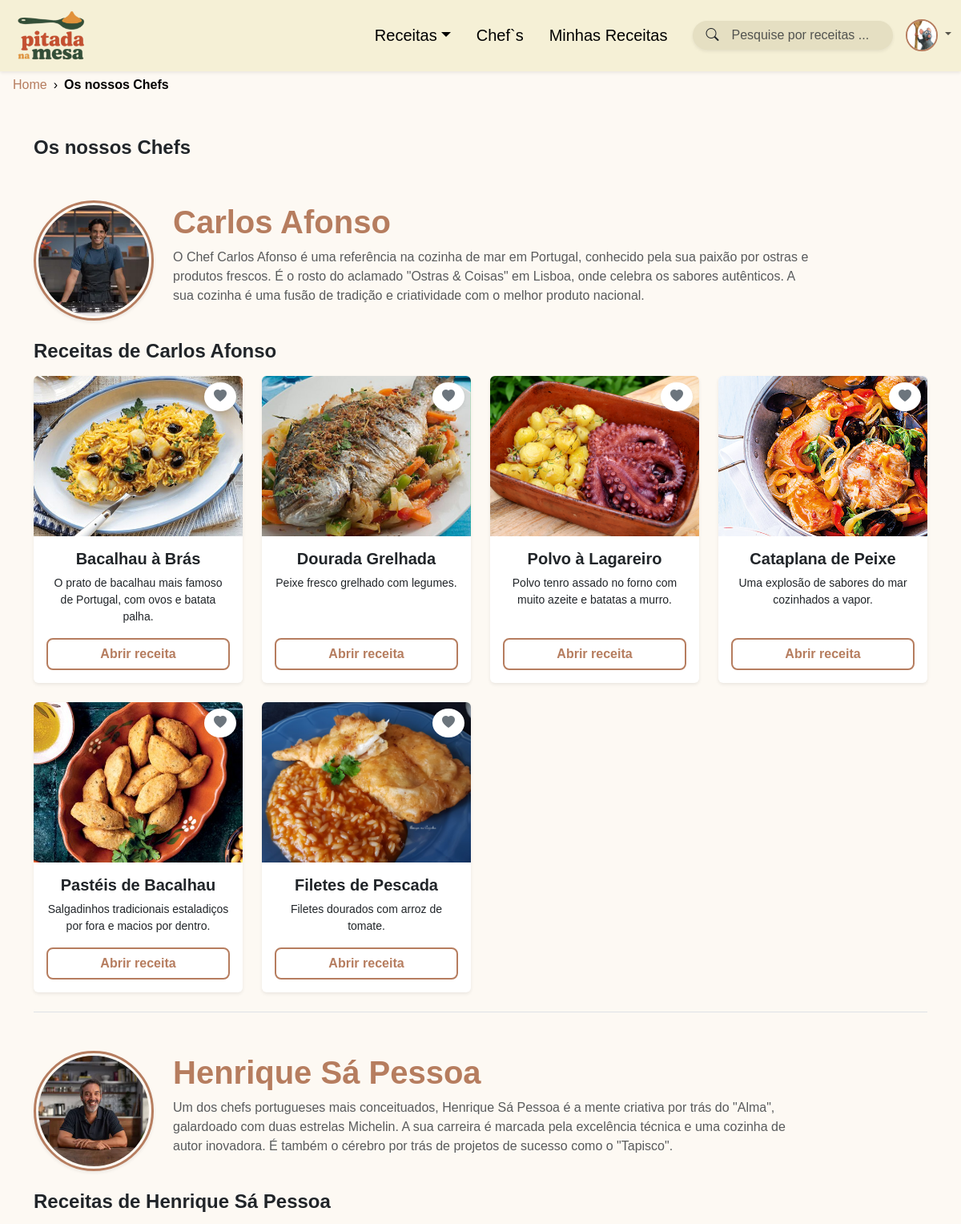
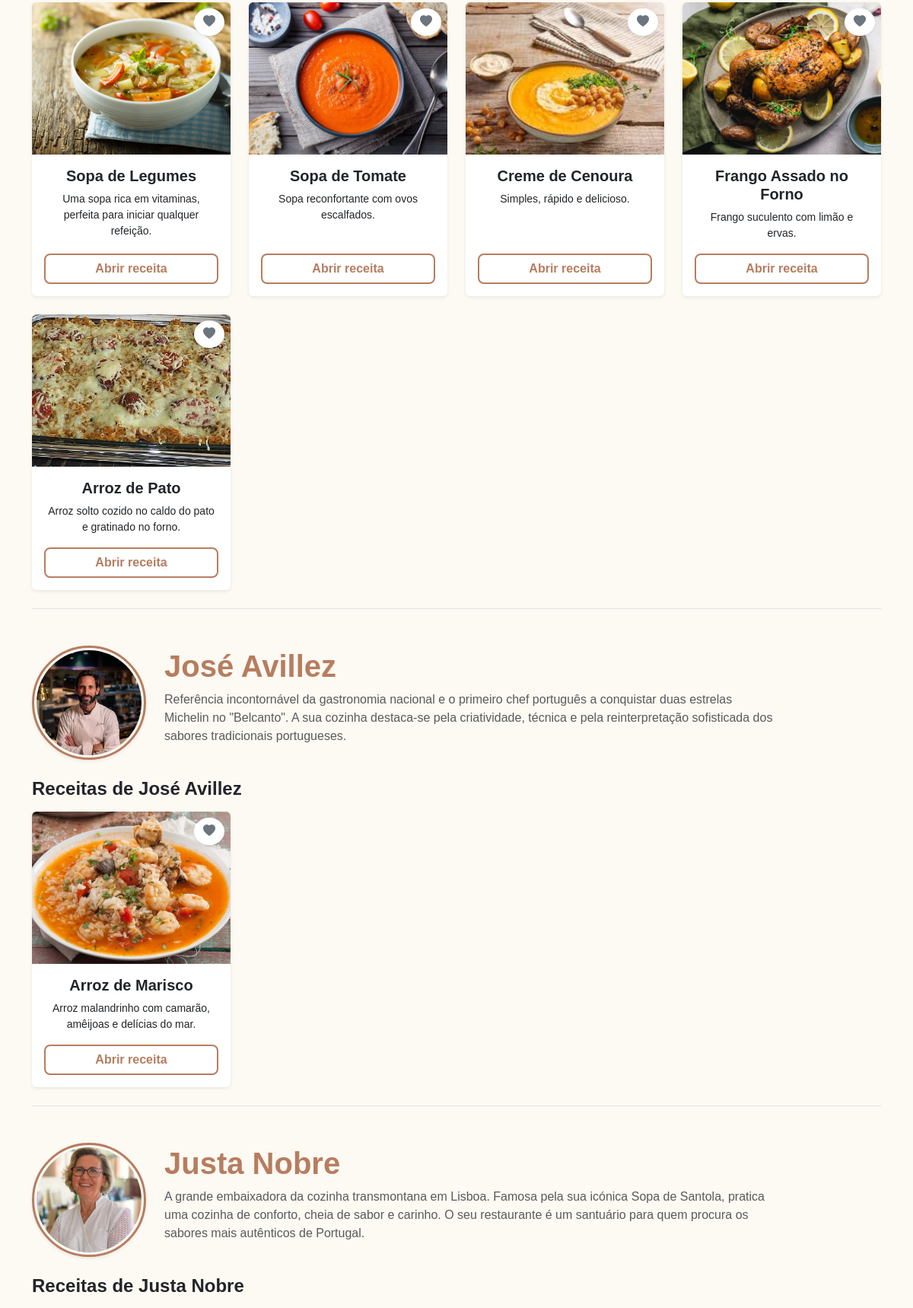
The page /chefs.php (signed in, upper part) on the database its author committed (2 pictures, top to bottom).
### tables this page shows
CREATE TABLE IF NOT EXISTS `dados_perfil` (
  `id` int NOT NULL AUTO_INCREMENT,
  `id_utilizador` int NOT NULL,
  `idade` int DEFAULT NULL,
  `prato_favorito` varchar(255) DEFAULT NULL,
  `avatar` varchar(50) DEFAULT 'avpadrao.jpg',
  PRIMARY KEY (`id`)
);

CREATE TABLE IF NOT EXISTS `chefs` (
  `id` int NOT NULL AUTO_INCREMENT,
  `nome` varchar(100) NOT NULL,
  `descricao` text,
  `imagem` varchar(100) NOT NULL,
  PRIMARY KEY (`id`)
);

CREATE TABLE IF NOT EXISTS `receitas` (
  `id` int NOT NULL AUTO_INCREMENT,
  `titulo` varchar(100) NOT NULL,
  `categoria` varchar(50) DEFAULT NULL,
  `imagem` varchar(255) DEFAULT NULL,
  `tempo_preparo` int DEFAULT NULL,
  `descricao` text,
  `id_chef` int DEFAULT NULL,
  `id_utilizador` int DEFAULT NULL,
  `estado` tinyint(1) DEFAULT '1',
  PRIMARY KEY (`id`)
);

### chefs.php (the view, shortened to what this page needs)
<?php
require('includes/connection.php');
$stmtChefs = $dbh->query("SELECT * FROM chefs ORDER BY nome ASC");
$lista_chefs = $stmtChefs->fetchAll(PDO::FETCH_ASSOC);
$id_utilizador_logado = 0;
if (isset($_SESSION['logado']) && $_SESSION['logado'] === true) {
    $id_utilizador_logado = isset($_SESSION['iduser']) ? $_SESSION['iduser'] : $_SESSION['id'];
}
?>
<!DOCTYPE html>
<html lang="pt">
<head>
  <link href="css/bootstrap.min.css" rel="stylesheet">
  <link href="css/bootstrap-icons.min.css" rel="stylesheet">
  <link href="css/style.css" rel="stylesheet">
</head>
<body>
    <?php require('includes/nav.php'); ?>
    <div class="ms-3 mt-4">
        <ol class="breadcrumb">
            <li class="breadcrumb-item"><a href="index.php">Home</a></li>
            <li class="breadcrumb-item active" aria-current="page">Os nossos Chefs</li>
        </ol>
    </div>
    <div class="container">
        <div class="fw-bold mb-5 mt-5 fs-4 text-start">Os nossos Chefs</div>
        <?php if (count($lista_chefs) > 0): ?>
            <?php foreach($lista_chefs as $chef): ?>
                <div id="chef-<?php echo $chef['id']; ?>" class="mb-5 pb-4 border-bottom">
                    <div class="d-flex flex-column flex-md-row align-items-center mb-4">
                        <div class="mb-3 mb-md-0">
                            <?php
                                $imgChef = !empty($chef['imagem']) && file_exists($chef['imagem']) ? $chef['imagem'] : 'imgs/avatar/avpadrao.jpg';
                            ?>
                            <img src="<?php echo $imgChef; ?>" alt="<?php echo $chef['nome']; ?>"
                                 class="rounded-circle shadow-sm"
                                 style="width: 150px; height: 150px; object-fit: cover; border: 3px solid rgb(182, 125, 95); padding: 3px;">
                        </div>
                        <div class="ms-md-4 text-center text-md-start">
                            <h2 class="fw-bold display-6" style="color: rgb(182, 125, 95);"><?php echo $chef['nome']; ?></h2>
                            <p class="text-muted mt-2" style="max-width: 800px;"><?php echo nl2br($chef['descricao']); ?></p>
                        </div>
                    </div>
                    <?php
                        $sqlRec = "SELECT * FROM receitas WHERE id_chef = ? AND estado =1 LIMIT 12";
                        $stmtRec = $dbh->prepare($sqlRec);
                        $stmtRec->execute([$chef['id']]);
                        $receitasChef = $stmtRec->fetchAll(PDO::FETCH_ASSOC);
                    ?>
                    <?php if (count($receitasChef) > 0): ?>
                        <h4 class="fw-semibold mb-3 text-center text-md-start">Receitas de <?php echo $chef['nome']; ?></h4>
                        <div class="row row-cols-1 row-cols-sm-2 row-cols-lg-4 g-4">
                            <?php foreach($receitasChef as $row):
                                $id = $row['id'];
                                $nome = $row['titulo'];
                                $imagem = $row['imagem'];
                                $descricao = !empty($row['descricao']) ? $row['descricao'] : "Uma receita deliciosa.";
                                $referencia = "receita.php?id=" . $id;
                                $e_favorito = false;
                                if ($id_utilizador_logado > 0) {
                                    $checkFav = $dbh->prepare("SELECT id FROM favoritos WHERE id_utilizador = ? AND id_receita = ? AND ativado = 1");
                                    $checkFav->execute([$id_utilizador_logado, $id]);
                                    if ($checkFav->rowCount() > 0) $e_favorito = true;
                                }
                                $classe_coracao = $e_favorito ? "text-danger" : "text-secondary";
                            ?>
                                <div class="col">
                                    <div class="card h-100 position-relative shadow-sm border-0">
                                        <div style="height: 200px; overflow: hidden;" class="rounded-top">
                                            <img src="<?php echo $imagem; ?>" class="w-100 h-100 object-fit-cover" alt="<?php echo $nome; ?>">
                                        </div>
                                        <button class="btn btn-light position-absolute top-0 end-0 m-2 rounded-circle shadow-sm favorite-btn"
                                                onclick="toggleFavorito(this, <?= $id ?>, '<?= addslashes($nome) ?>', '<?= $imagem ?>', '<?= $referencia ?>')"
                                                aria-label="Adicionar aos favoritos">
                                            <i class="bi bi-heart-fill <?php echo $classe_coracao; ?>"></i>
                                        </button>
                                        <div class="card-body text-center d-flex flex-column">
                                            <h5 class="card-title fw-bold"><?php echo $nome; ?></h5>
                                            <p class="card-text text-truncate-2 small"><?php echo $descricao; ?></p>
                                            <a href="<?php echo $referencia; ?>" class="btn btn-style2 mt-auto">Abrir receita</a>
                                        </div>
                                    </div>
                                </div>
                            <?php endforeach; ?>
                        </div>
                    <?php else: ?>
                        <p class="text-muted fst-italic ms-1 text-center text-md-start">Este chef ainda não publicou receitas.</p>
                    <?php endif; ?>
                </div>
            <?php endforeach; ?>
        <?php endif; ?>
    </div>
</body>
</html>

### includes/nav.php (shortened to what this page needs)
    <?php
    $logado = isset($_SESSION['logado']) && $_SESSION['logado'] === true;
    $avatar_nav = "default";
    if (isset($_SESSION['logado']) && $_SESSION['logado'] === true && isset($dbh)) {
    $id_nav = isset($_SESSION['iduser']) ? $_SESSION['iduser'] : (isset($_SESSION['id']) ? $_SESSION['id'] : 0);
    $stmtNav = $dbh->prepare("SELECT avatar FROM dados_perfil WHERE id_utilizador = ?");
    $stmtNav->execute([$id_nav]);
    $resultadoNav = $stmtNav->fetch(PDO::FETCH_ASSOC);
    if ($resultadoNav && !empty($resultadoNav['avatar'])) {
        $avatar_nav = $resultadoNav['avatar'];
    }
}
    ?>
    <nav class="navbar navbar-expand-lg fixed-top shadow-sm " style="background-color: rgb(245, 240, 214);">
        <div class="container-fluid">
            <a class="navbar-brand" href="index.php">
                <img src="imgs/pitada.logo.png" alt="Logótipo" width="100" height="auto">
            </a>
            <div class="collapse navbar-collapse" id="navbarSupportedContent" style="list-style: none">
                <ul class="navbar-nav ms-lg-auto mb-2 mb-lg-0 me-4 text-center">
                    <li class="nav-item dropdown">
                        <a class="nav-link active dropdown-toggle fs-5" href="#" role="button" data-bs-toggle="dropdown"
                            aria-expanded="false">Receitas</a>
                    </li>
                    <li class="nav-item"><a class="nav-link active fs-5 ms-lg-3" href="chefs.php">Chef`s</a></li>
                    <li class="nav-item"><a class="nav-link active fs-5 ms-lg-3" href="minhasreceitas.php">Minhas Receitas</a></li>
                </ul>
                <form class="d-flex align-items-center me-lg-3 my-2 my-lg-0 mx-auto mx-lg-0 position-relative"
                    role="search"
                    style="max-width: 250px;"
                    action="pesquisa.php"
                    method="GET"
                    autocomplete="off"> <i class="bi bi-search position-absolute ms-3 text-dark" style="z-index: 10;"></i>
                    <input
                        id="inputPesquisa"
                        class="form-control ps-5 border-0 shadow-sm"
                        type="search"
                        name="q"
                        placeholder="Pesquise por receitas ..."
                        aria-label="Search"
                        style="border-radius: 50px; background-color: rgba(229, 223, 194, 1);" />
                </form>
                <ul class="navbar-nav align-items-center">
                    <?php if ($logado): ?>
                    <li class="nav-item dropdown d-flex flex-column align-items-center">
                        <a class="nav-link p-0 dropdown-toggle" href="#" role="button" data-bs-toggle="dropdown" aria-expanded="false">
                                <?php if ($avatar_nav != "default" && file_exists("imgs/avatar/" . $avatar_nav)): ?>
                                    <img src="imgs/avatar/<?php echo $avatar_nav; ?>" alt="Avatar"
                                        style="width: 40px; height: 40px; object-fit: cover; border-radius: 50%; border: 2px solid rgb(182, 125, 95);">
                                <?php else: ?>
                                        <img src="imgs/avatar/avpadrao.jpg" alt="Avatar Padrão"
                                         style="width: 40px; height: 40px; object-fit: cover; border-radius: 50%; border: 2px solid rgb(182, 125, 95);">
                                <?php endif; ?>
                            </a>
                    </li>
                <?php else: ?>
                    <li class="nav-item d-flex align-items-center align-self-lg-center">
                        <a href="auth/login.php" class="nav-link p-0"><i class="bi bi-person-circle fs-2 "></i></a>
                    </li>
                <?php endif; ?>
                </ul>
            </div>
        </div>
    </nav>

### css/style.css (style rules this page uses)
body { background-color: rgb(253, 249, 243); padding-top: 70px; font-family: 'Trebuchet MS', 'Lucida Sans Unicode', 'Lucida Grande', 'Lucida Sans', Arial, sans-serif; }
.favorite-btn { background-color: rgb(255, 255, 255) !important; border: none; box-shadow: none; }
.favorite-btn i { color: rgb(128, 128, 128); transition: color 0.3s ease; }
.btn-style2 { background-color: transparent; color: rgb(182, 125, 95); border: 2px solid rgb(182, 125, 95); border-radius: 8px; font-weight: 600; transition: all 0.3s ease; }
.breadcrumb-item + .breadcrumb-item::before { content: "›"; color: rgb(0, 0, 0); font-weight: 500; }
.breadcrumb a { color: rgb(182, 125, 95); text-decoration: none; font-weight: 500; }
.breadcrumb-item.active { color: rgb(0, 0, 0); font-weight: 600; }

### rows shown on the page
dados_perfil: avatar (picture)
chefs: imagem (picture), nome "Carlos Afonso", descricao "O Chef Carlos Afonso é uma referência na cozinha de mar em Portugal, conhecido pela sua paixão por ostras e produtos frescos. É o rosto do aclamado \"Ostras & Coisas\" em Lisboa, onde celebra os sabores autênticos. A sua cozinha é uma fusão de tradição e criatividade com o melhor produto nacional."
receitas: imagem (picture), titulo "Bacalhau à Brás", descricao "O prato de bacalhau mais famoso de Portugal, com ovos e batata palha."
receitas: imagem (picture), titulo "Dourada Grelhada", descricao "Peixe fresco grelhado com legumes."
receitas: imagem (picture), titulo "Polvo à Lagareiro", descricao "Polvo tenro assado no forno com muito azeite e batatas a murro."
receitas: imagem (picture), titulo "Cataplana de Peixe", descricao "Uma explosão de sabores do mar cozinhados a vapor."
receitas: imagem (picture), titulo "Pastéis de Bacalhau", descricao "Salgadinhos tradicionais estaladiços por fora e macios por dentro."
receitas: imagem (picture), titulo "Filetes de Pescada", descricao "Filetes dourados com arroz de tomate."
chefs: imagem (picture), nome "Henrique Sá Pessoa", descricao "Um dos chefs portugueses mais conceituados, Henrique Sá Pessoa é a mente criativa por trás do \"Alma\", galardoado com duas estrelas Michelin. A sua carreira é marcada pela excelência técnica e uma cozinha de autor inovadora. É também o cérebro por trás de projetos de sucesso como o \"Tapisco\"."
receitas: imagem (picture), titulo "Sopa de Legumes", descricao "Uma sopa rica em vitaminas, perfeita para iniciar qualquer refeição."
receitas: imagem (picture), titulo "Sopa de Tomate", descricao "Sopa reconfortante com ovos escalfados."
receitas: imagem (picture), titulo "Creme de Cenoura", descricao "Simples, rápido e delicioso."
receitas: imagem (picture), titulo "Frango Assado no Forno", descricao "Frango suculento com limão e ervas."
receitas: imagem (picture), titulo "Arroz de Pato", descricao "Arroz solto cozido no caldo do pato e gratinado no forno."
chefs: imagem (picture), nome "José Avillez", descricao "Referência incontornável da gastronomia nacional e o primeiro chef português a conquistar duas estrelas Michelin no \"Belcanto\". A sua cozinha destaca-se pela criatividade, técnica e pela reinterpretação sofisticada dos sabores tradicionais portugueses."
receitas: imagem (picture), titulo "Arroz de Marisco", descricao "Arroz malandrinho com camarão, amêijoas e delícias do mar."
chefs: imagem (picture), nome "Justa Nobre", descricao "A grande embaixadora da cozinha transmontana em Lisboa. Famosa pela sua icónica Sopa de Santola, pratica uma cozinha de conforto, cheia de sabor e carinho. O seu restaurante é um santuário para quem procura os sabores mais autênticos de Portugal."
